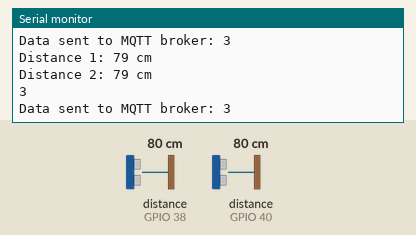
Simulated run of this sketch. Board: ESP32. Parts: the last lines printed to the serial monitor. Wiring (inferred from the names in the program): 2 × ultrasonic range finder: trigger GPIO 35, echo GPIO 38 / trigger GPIO 39, echo GPIO 40. The test bench sets the inputs (shaded band); at power-on: distance to the obstacle (sensors on GPIO 38, GPIO 40) 80 cm. The echo pulse lasts 58.3 µs per cm; WiFi joins after 1.5 s; servers stay silent unless stated; no MQTT or app messages arrive unless stated.

Above: at 3.2 s.
3.3 s: distance to the obstacle (sensor on GPIO 38) set to 2 cm
At 4.5 s:
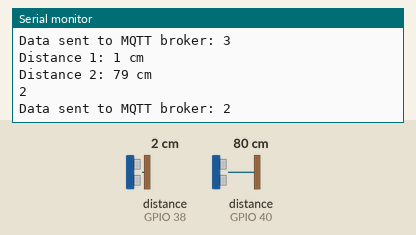
4.8 s: distance to the obstacle (sensor on GPIO 40) set to 2 cm
At 5.5 s:
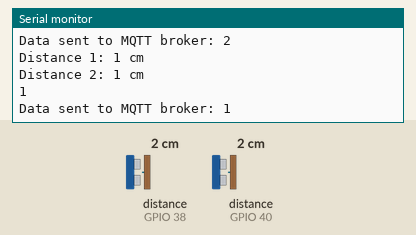
6.3 s: distance to the obstacle (sensor on GPIO 38) set to 4 cm
7.8 s: distance to the obstacle (sensor on GPIO 40) set to 4 cm
At 9.0 s:
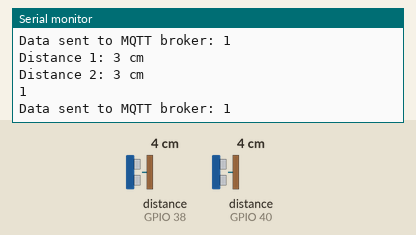
Timing chart, 0 to 10.3 s (numbered marks = the images above; inputs shaded):
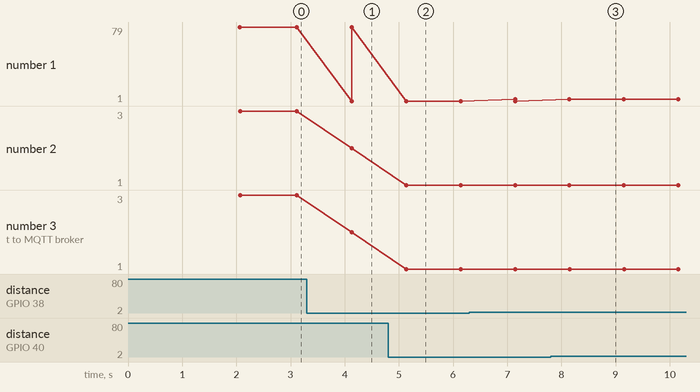

Measured:
- after the input at 3.3 s, the serial monitor: prints a new line after 0.83 s (image 1)
- after the input at 4.8 s, the serial monitor: prints a new line after 0.33 s (image 2)
- after the input at 7.8 s, the serial monitor: prints a new line after 0.35 s (image 3)

The sketch:

ultrasonic.ino
```cpp
#include <WiFi.h>
#include <PubSubClient.h>

// Define your WiFi credentials and MQTT broker information
const char* ssid = "Elly";
const char* password = "";
const char* mqttServer = "16.171.34.170";
const int mqttPort = 1883; // Default MQTT port
const char* mqttUser = "your_username";
const char* mqttPassword = "your_password";

// Define your MQTT topic
const char* mqttTopic = "parking";

WiFiClient espClient;
PubSubClient client(espClient);

// Define the pins for the ultrasonic sensors
const int trigPin1 = 35;  // Trigger pin for sensor 1
const int echoPin1 = 38;  // Echo pin for sensor 1
const int trigPin2 = 39;  // Trigger pin for sensor 2
const int echoPin2 = 40;  // Echo pin for sensor 2
// const int trigPin3 = 6;  // Trigger pin for sensor 3
// const int echoPin3 = 7;  // Echo pin for sensor 3

// Variables to store the duration and distance for each sensor
long duration1, duration2, duration3;
int distance1, distance2, distance3;

void setup() {
  // Initialize Serial communication
  Serial.begin(9600);
  client.setServer(mqttServer, mqttPort);
  setup_wifi();
  // Define the trigPins as OUTPUT and echoPins as INPUT
  pinMode(trigPin1, OUTPUT);
  pinMode(echoPin1, INPUT);
  pinMode(trigPin2, OUTPUT);
  pinMode(echoPin2, INPUT);
  // pinMode(trigPin3, OUTPUT);
  // pinMode(echoPin3, INPUT);
}

void setup_wifi() {
  WiFi.begin(ssid, password);

  while (WiFi.status() != WL_CONNECTED) {
    delay(1000);
    Serial.println("Connecting to WiFi...");
  }

  Serial.println("Connected to WiFi");
}

void reconnect() {
  while (!client.connected()) {
    Serial.println("Connecting to MQTT...");

    if (client.connect("ESP32Client", mqttUser, mqttPassword)) {
      Serial.println("Connected to MQTT broker");
    } else {
      Serial.print("MQTT connection failed, rc=");
      Serial.print(client.state());
      Serial.println(" Retrying in 5 seconds");
      delay(5000);
    }
  }
}

void loop() {

  if (!client.connected()) {
    reconnect();
  }

  // Measure distance for sensor 1
  measureDistance(trigPin1, echoPin1, distance1);

  // Measure distance for sensor 2
  measureDistance(trigPin2, echoPin2, distance2);

  // Measure distance for sensor 3
  // measureDistance(trigPin3, echoPin3, distance3);

  // Print the distances to the Serial Monitor
  Serial.print("Distance 1: ");
  Serial.print(distance1);
  Serial.println(" cm"); //id 1 //parked

  Serial.print("Distance 2: ");
  Serial.print(distance2);
  Serial.println(" cm"); //id 2 //vacant


  // Serial.print("Distance 3: ");
  // Serial.print(distance3); //id 3
  // Serial.println(" cm");
  int parking_slots=3;
  if (distance1<10 && distance2 <10){
    parking_slots -=2;
  }else  if (distance1<10){
    parking_slots -=1;
  }else if(distance2<10){
    parking_slots -=1;
  }
  Serial.println(parking_slots);


  String data= String(parking_slots);

  if (client.publish(mqttTopic, data.c_str())) {// we can send the data we want
    Serial.println("Data sent to MQTT broker: " + data);
  } else {
    Serial.println("Data send failed");
  }

  client.loop();

  // Add a delay before the next set of measurements
  delay(1000); // You can adjust the delay time as needed
}

void measureDistance(int trigPin, int echoPin, int &distance) {
  // Clear the trigPin
  digitalWrite(trigPin, LOW);
  delayMicroseconds(2);

  // Set the trigPin to HIGH state for 10 microseconds to trigger the sensor
  digitalWrite(trigPin, HIGH);
  delayMicroseconds(10);
  digitalWrite(trigPin, LOW);

  // Read the duration of the pulse from the echoPin
  int duration;
  duration = pulseIn(echoPin, HIGH);

  // Calculate the distance in centimeters
  distance = duration * 0.034 / 2;
}
```
